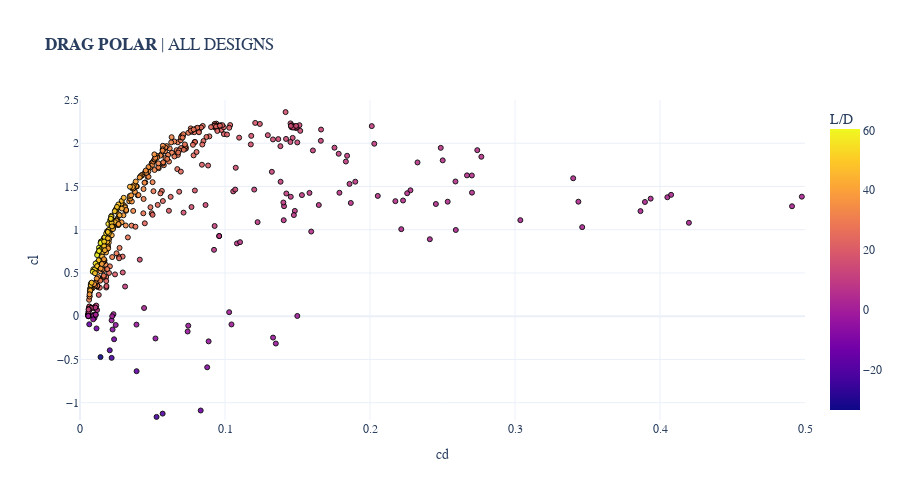

Notebook source saved alongside this figure:
### Code cell
data.plot_polar()

### Figure 1 — Plotly figure (JSON) as saved in the notebook; plotly's stock layout.template omitted (floating-point values rounded to 4 significant figures; data arrays with more than 128 entries replaced by an {"elided": "..."} marker saying what was removed)
{"data": [{"hovertemplate": "<b>%{hovertext}</b><br><br>cd=%{x}<br>cl=%{y}<br>L/D=%{marker.color}<extra></extra>", "hovertext": {"elided": "480 str values"}, "legendgroup": "", "marker": {"color": {"elided": "480 float values"}, "coloraxis": "coloraxis", "line": {"color": "black", "width": 1}, "opacity": 0.9, "size": 5, "symbol": "circle"}, "mode": "markers", "name": "", "orientation": "v", "showlegend": false, "type": "scatter", "x": {"elided": "480 float values"}, "xaxis": "x", "y": {"elided": "480 float values"}, "yaxis": "y"}], "layout": {"coloraxis": {"colorbar": {"title": {"text": "L/D"}}, "colorscale": [[0, "#0d0887"], [0.1111, "#46039f"], [0.2222, "#7201a8"], [0.3333, "#9c179e"], [0.4444, "#bd3786"], [0.5556, "#d8576b"], [0.6667, "#ed7953"], [0.7778, "#fb9f3a"], [0.8889, "#fdca26"], [1, "#f0f921"]]}, "font": {"family": "sans-serif", "size": 12}, "height": 500, "legend": {"tracegroupgap": 0}, "margin": {"t": 100}, "title": {"text": "<b>DRAG POLAR</b> | ALL DESIGNS"}, "xaxis": {"anchor": "y", "domain": [0, 1], "range": [0, 0.5], "title": {"text": "cd"}}, "yaxis": {"anchor": "x", "domain": [0, 1], "range": [-1.2, 2.5], "title": {"text": "cl"}}}}
